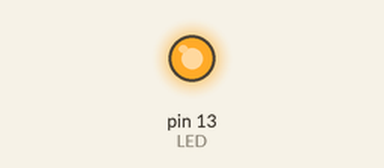
Recording of a sketch running on a simulated Arduino Uno, built with avr-gcc and run on an emulated ATmega328P. On the bench: output pins drawn as LEDs (lit = HIGH).

Above: at 0.1 s.
At 1.1 s:
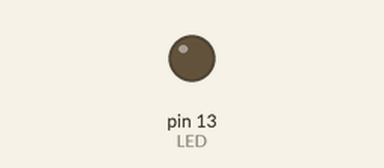
Timing chart, 0 to 2.6 s (numbered marks = the images above):
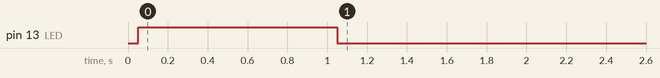

The sketch:

BTtest.ino
```cpp
#define LED 13

void setup() {
  pinMode(LED, OUTPUT);
  Serial.begin(115200);

  delay(50);
  digitalWrite(LED,HIGH);
  delay(1000);
  digitalWrite(LED,LOW);
  delay(1000);

}

void loop() {
   char c;
   if(Serial.available()){
    c = Serial.read();

    if(c == 'a'){
      digitalWrite(LED,HIGH);
    }
    if(c == 'o'){
      digitalWrite(LED,LOW);
    }
    delay(100);
   }

}
```
